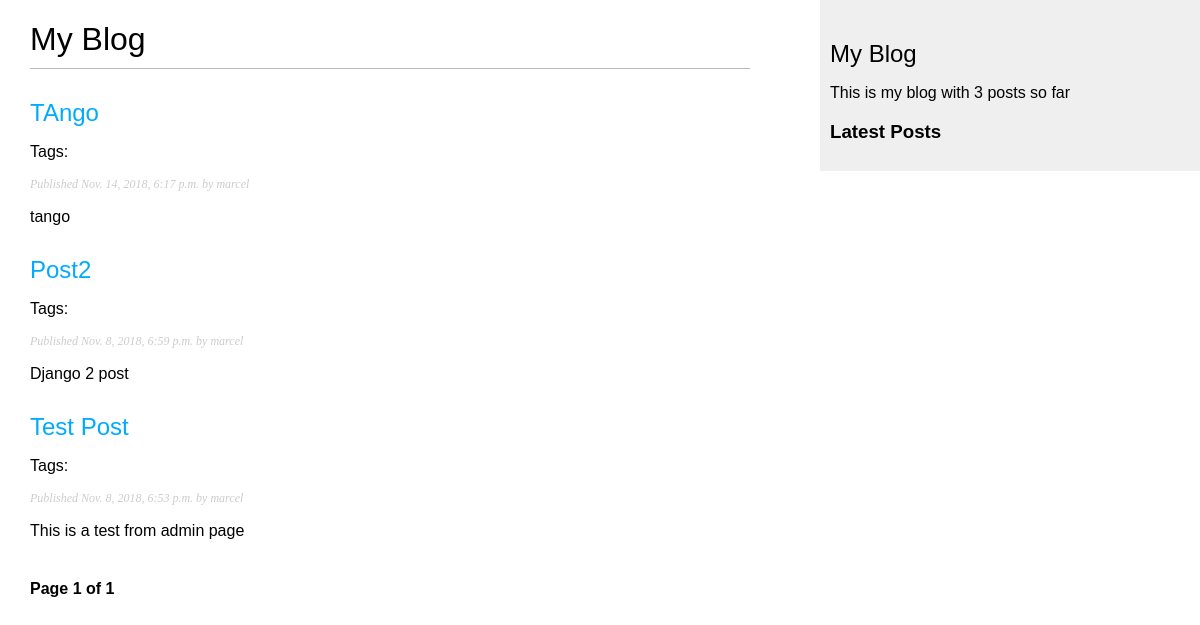
Screenshot of /blog/ with the database file from the repository.
### blog/models.py (models this page shows, shortened)
class Post(models.Model):
    STATUS_CHOICES = (
        ('draft', 'Draft'),
        ('published', 'Published'),
    )
    title = models.CharField(max_length=250)
    slug = models.SlugField(max_length=250, unique_for_date='publish')
    author = models.ForeignKey(User, related_name='blog_posts', on_delete=models.CASCADE)
    body = models.TextField()
    publish = models.DateTimeField(default=timezone.now)
    created = models.DateTimeField(auto_now_add=True)
    updated = models.DateTimeField(auto_now=True)
    status = models.CharField(max_length=10, choices=STATUS_CHOICES, default='draft')
    objects = models.Manager()
    published = PublishedManager()
    tags = TaggableManager()
    class Meta:
        ordering = ('-publish',)
    def get_absolute_url(self):
        return reverse("blog:post_detail", args=[self.publish.year,
                                                self.publish.strftime('%m'),
                                                self.publish.strftime('%d'),
                                                self.slug])

### blog/views.py (the view)
# urls.py: path('', views.post_list, name='post_list'),
def post_list(request, tag_slug=None):
    object_list = Post.published.all()
    tag = None
    if tag_slug:
        tag = get_object_or_404(Tag, slug=tag_slug)
        object_list = object_list.filter(tags__in=[tag])
    paginator = Paginator(object_list, 3) # 3 posts in each page
    page = request.GET.get('page')
    try:
        posts = paginator.page(page)
    except PageNotAnInteger:
        posts = paginator.page(1)
    except EmptyPage:
        posts = paginator.page(paginator.num_pages)
    return render(request, 'blog/post/list.html', {'page':page, 'posts': posts, 'tag': tag})

### blog/models.py (called while the page is built)
    def get_queryset(self):
        return super(PublishedManager, self).get_queryset().filter(status='published')

### blog/templatetags/blog_tags.py (called while the page is built)
@register.simple_tag
def total_posts():
    return Post.published.count()

@register.inclusion_tag("blog/post/latest_posts.html")
def show_latest_posts(count=5):
    latest_posts = Post.published.order_by('-publish')[:count]
    return {'latest_posts': latest_posts}

### blog/templates/blog/post/list.html (shortened to what this page needs)
{% extends "blog/base.html" %}
{% block content %}
    <h1>My Blog</h1>
    {% for post in posts %}
        <h2><a href="{{ post.get_absolute_url }}">{{ post.title }}</a></h2>
        <p class="tags">
            Tags:
        </p>
        <p class="date">Published {{ post.publish }} by {{ post.author }}</p>
        {{ post.body|truncatewords:30|linebreaks }}
    {% endfor %}
    {% include "pagination.html" with page=posts %}
{% endblock content %}

### blog/static/css/blog.css (style rules this page uses)
body { margin:0; padding:0; font-family:helvetica, sans-serif; }
a { color:#00abff; text-decoration:none; }
h1 { font-weight:normal; border-bottom:1px solid #bbb; padding:0 0 10px 0; }
h2 { font-weight:normal; margin:30px 0 0; }
p.date { color:#ccc; font-family: georgia, serif; font-size: 12px; font-style: italic; }

### rows the page displays
Post: title "TAngo", publish "Nov. 14, 2018, 6:17 p.m.", author "marcel", body "tango"
Post: title "Post2", publish "Nov. 8, 2018, 6:59 p.m.", author "marcel", body "Django 2 post"
Post: title "Test Post", publish "Nov. 8, 2018, 6:53 p.m.", author "marcel", body "This is a test from admin page"

### other values shown
{{ page.number }} "1"
{{ page.paginator.num_pages }} "1"
